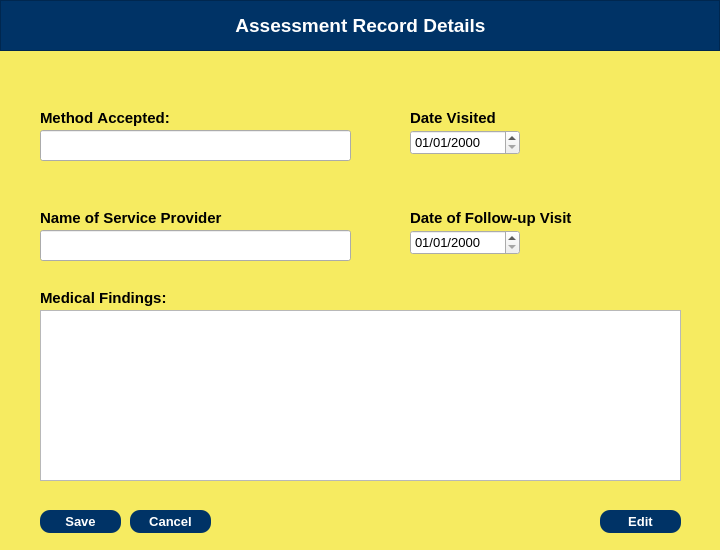
<?xml version="1.0" encoding="UTF-8"?>
<ui version="4.0">
 <class>Dialog</class>
 <widget class="QDialog" name="Dialog">
  <property name="geometry">
   <rect>
    <x>0</x>
    <y>0</y>
    <width>720</width>
    <height>550</height>
   </rect>
  </property>
  <property name="minimumSize">
   <size>
    <width>720</width>
    <height>550</height>
   </size>
  </property>
  <property name="windowTitle">
   <string>Dialog</string>
  </property>
  <widget class="QWidget" name="widgetARd" native="true">
   <property name="geometry">
    <rect>
     <x>0</x>
     <y>0</y>
     <width>720</width>
     <height>550</height>
    </rect>
   </property>
   <property name="maximumSize">
    <size>
     <width>720</width>
     <height>550</height>
    </size>
   </property>
   <property name="font">
    <font>
     <family>Arial</family>
     <kerning>false</kerning>
    </font>
   </property>
   <property name="styleSheet">
    <string notr="true">QWidget #widgetARd {
	background-color:  rgb(246, 235, 97);
}</string>
   </property>
   <widget class="QFrame" name="frame">
    <property name="geometry">
     <rect>
      <x>0</x>
      <y>0</y>
      <width>720</width>
      <height>51</height>
     </rect>
    </property>
    <property name="font">
     <font>
      <family>Arial</family>
      <kerning>false</kerning>
     </font>
    </property>
    <property name="styleSheet">
     <string notr="true">background-color: rgb(0, 51, 102);
color: white;</string>
    </property>
    <property name="frameShape">
     <enum>QFrame::StyledPanel</enum>
    </property>
    <property name="frameShadow">
     <enum>QFrame::Raised</enum>
    </property>
    <widget class="QLabel" name="label">
     <property name="geometry">
      <rect>
       <x>210</x>
       <y>10</y>
       <width>301</width>
       <height>31</height>
      </rect>
     </property>
     <property name="font">
      <font>
       <family>Arial</family>
       <pointsize>14</pointsize>
       <weight>75</weight>
       <bold>true</bold>
       <kerning>false</kerning>
      </font>
     </property>
     <property name="text">
      <string>Assessment Record Details</string>
     </property>
     <property name="alignment">
      <set>Qt::AlignCenter</set>
     </property>
    </widget>
   </widget>
   <widget class="QPushButton" name="ARdEditBtn">
    <property name="geometry">
     <rect>
      <x>600</x>
      <y>510</y>
      <width>81</width>
      <height>23</height>
     </rect>
    </property>
    <property name="font">
     <font>
      <family>Arial</family>
      <pointsize>10</pointsize>
      <weight>75</weight>
      <bold>true</bold>
      <kerning>false</kerning>
     </font>
    </property>
    <property name="styleSheet">
     <string notr="true">QPushButton {
	background-color: rgb(0, 51, 102);
	color: white;
	border-radius: 10px;
}

QPushButton:hover {
    background-color: #2980b9;  
}


</string>
    </property>
    <property name="text">
     <string>Edit</string>
    </property>
    <property name="checkable">
     <bool>false</bool>
    </property>
   </widget>
   <widget class="QLabel" name="label_3">
    <property name="geometry">
     <rect>
      <x>40</x>
      <y>110</y>
      <width>141</width>
      <height>16</height>
     </rect>
    </property>
    <property name="font">
     <font>
      <family>Arial</family>
      <pointsize>11</pointsize>
      <weight>75</weight>
      <bold>true</bold>
      <kerning>false</kerning>
     </font>
    </property>
    <property name="text">
     <string>Method Accepted:</string>
    </property>
   </widget>
   <widget class="QLabel" name="label_5">
    <property name="geometry">
     <rect>
      <x>410</x>
      <y>110</y>
      <width>131</width>
      <height>16</height>
     </rect>
    </property>
    <property name="font">
     <font>
      <family>Arial</family>
      <pointsize>11</pointsize>
      <weight>75</weight>
      <bold>true</bold>
      <kerning>false</kerning>
     </font>
    </property>
    <property name="text">
     <string>Date Visited</string>
    </property>
   </widget>
   <widget class="QPushButton" name="ARdSaveBtn">
    <property name="geometry">
     <rect>
      <x>40</x>
      <y>510</y>
      <width>81</width>
      <height>23</height>
     </rect>
    </property>
    <property name="font">
     <font>
      <family>Arial</family>
      <pointsize>10</pointsize>
      <weight>75</weight>
      <bold>true</bold>
      <kerning>false</kerning>
     </font>
    </property>
    <property name="styleSheet">
     <string notr="true">QPushButton {
	background-color: rgb(0, 51, 102);
	color: white;
	border-radius: 10px;
}

QPushButton:hover {
    background-color: #2980b9;  
}


</string>
    </property>
    <property name="text">
     <string>Save</string>
    </property>
    <property name="checkable">
     <bool>false</bool>
    </property>
   </widget>
   <widget class="QDateEdit" name="ARdDateVisited">
    <property name="geometry">
     <rect>
      <x>410</x>
      <y>130</y>
      <width>110</width>
      <height>25</height>
     </rect>
    </property>
    <property name="font">
     <font>
      <family>Arial</family>
      <pointsize>10</pointsize>
     </font>
    </property>
    <property name="displayFormat">
     <string>MM/dd/yyyy</string>
    </property>
   </widget>
   <widget class="QTextEdit" name="ARdMedFindings">
    <property name="geometry">
     <rect>
      <x>40</x>
      <y>310</y>
      <width>641</width>
      <height>171</height>
     </rect>
    </property>
    <property name="font">
     <font>
      <family>Arial</family>
      <pointsize>10</pointsize>
     </font>
    </property>
   </widget>
   <widget class="QLabel" name="label_7">
    <property name="geometry">
     <rect>
      <x>40</x>
      <y>210</y>
      <width>231</width>
      <height>16</height>
     </rect>
    </property>
    <property name="font">
     <font>
      <family>Arial</family>
      <pointsize>11</pointsize>
      <weight>75</weight>
      <bold>true</bold>
      <kerning>false</kerning>
     </font>
    </property>
    <property name="text">
     <string>Name of Service Provider</string>
    </property>
   </widget>
   <widget class="QLabel" name="label_8">
    <property name="geometry">
     <rect>
      <x>40</x>
      <y>290</y>
      <width>151</width>
      <height>16</height>
     </rect>
    </property>
    <property name="font">
     <font>
      <family>Arial</family>
      <pointsize>11</pointsize>
      <weight>75</weight>
      <bold>true</bold>
      <kerning>false</kerning>
     </font>
    </property>
    <property name="text">
     <string>Medical Findings:</string>
    </property>
   </widget>
   <widget class="QLabel" name="label_6">
    <property name="geometry">
     <rect>
      <x>410</x>
      <y>210</y>
      <width>171</width>
      <height>16</height>
     </rect>
    </property>
    <property name="font">
     <font>
      <family>Arial</family>
      <pointsize>11</pointsize>
      <weight>75</weight>
      <bold>true</bold>
      <kerning>false</kerning>
     </font>
    </property>
    <property name="text">
     <string>Date of Follow-up Visit</string>
    </property>
   </widget>
   <widget class="QDateEdit" name="ARdDateFVisit">
    <property name="geometry">
     <rect>
      <x>410</x>
      <y>230</y>
      <width>110</width>
      <height>25</height>
     </rect>
    </property>
    <property name="font">
     <font>
      <family>Arial</family>
      <pointsize>10</pointsize>
     </font>
    </property>
    <property name="displayFormat">
     <string>MM/dd/yyyy</string>
    </property>
   </widget>
   <widget class="QPushButton" name="ARdCancelBtn">
    <property name="geometry">
     <rect>
      <x>130</x>
      <y>510</y>
      <width>81</width>
      <height>23</height>
     </rect>
    </property>
    <property name="font">
     <font>
      <family>Arial</family>
      <pointsize>10</pointsize>
      <weight>75</weight>
      <bold>true</bold>
      <kerning>false</kerning>
     </font>
    </property>
    <property name="styleSheet">
     <string notr="true">QPushButton {
	background-color: rgb(0, 51, 102);
	color: white;
	border-radius: 10px;
}

QPushButton:hover {
    background-color: #2980b9;  
}


</string>
    </property>
    <property name="text">
     <string>Cancel</string>
    </property>
    <property name="checkable">
     <bool>false</bool>
    </property>
   </widget>
   <widget class="QLineEdit" name="ARdMethodAccepted">
    <property name="geometry">
     <rect>
      <x>40</x>
      <y>130</y>
      <width>311</width>
      <height>31</height>
     </rect>
    </property>
    <property name="font">
     <font>
      <family>Arial</family>
      <pointsize>10</pointsize>
      <kerning>false</kerning>
     </font>
    </property>
   </widget>
   <widget class="QLineEdit" name="ARdStaffName">
    <property name="geometry">
     <rect>
      <x>40</x>
      <y>230</y>
      <width>311</width>
      <height>31</height>
     </rect>
    </property>
    <property name="font">
     <font>
      <family>Arial</family>
      <pointsize>10</pointsize>
      <kerning>false</kerning>
     </font>
    </property>
   </widget>
  </widget>
 </widget>
 <resources/>
 <connections/>
</ui>
